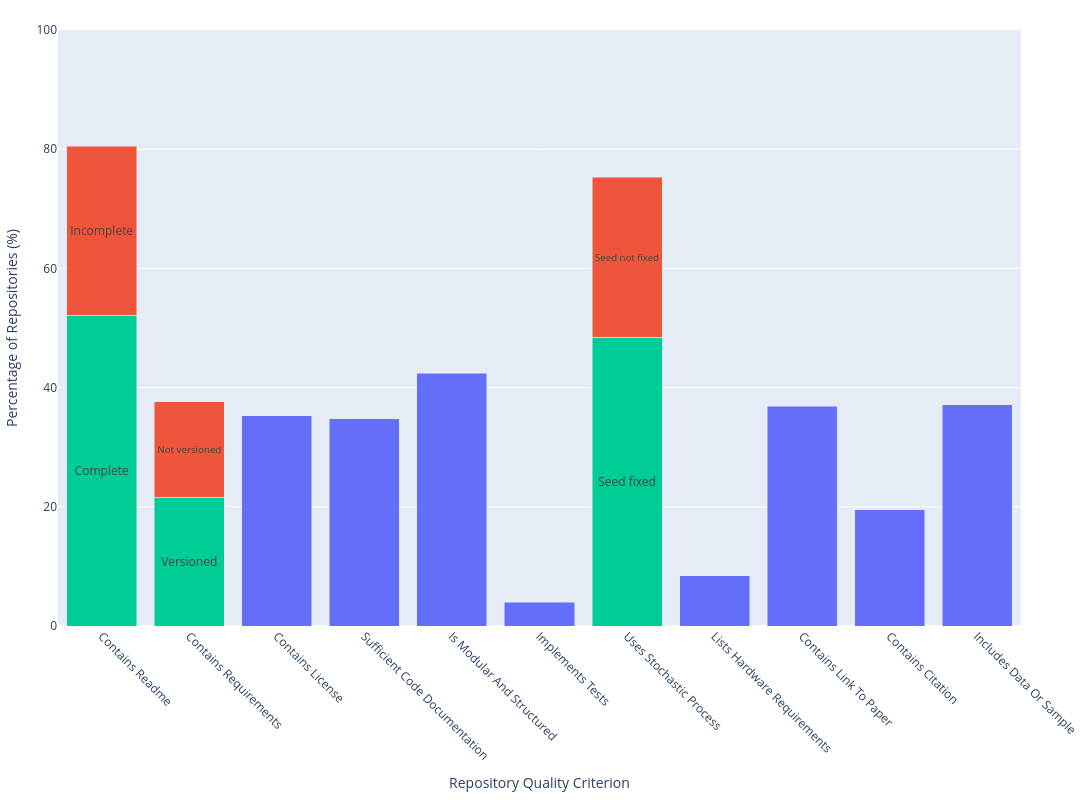

This figure's notebook cell:
### Markdown cell above
## Repository Assessment

### Code cell
import pandas as pd
import plotly.express as px

# --------------------------------------------
# Filter to evaluated repos
# --------------------------------------------
df = df_repo_assessment[df_repo_assessment["repo_status"] == RepoStatus.OK].copy()

# ------------------------------------------------------------
# 1. Define repo-quality boolean columns
# ------------------------------------------------------------
base_cols = [
    "contains_license",
    "sufficient_code_documentation",
    "is_modular_and_structured",
    "implements_tests",
    "fixes_seed_if_stochastic",
    "lists_hardware_requirements",
    "contains_link_to_paper",
    "contains_citation",
    "includes_data_or_sample",
]

# Only keep columns that actually exist
base_cols = [c for c in base_cols if c in df.columns]

# Global denominator: evaluated repositories
N = len(df)
if N == 0:
    raise ValueError("No repositories after filtering to RepoStatus.OK")

# ------------------------------------------------------------
# 2. Build plotting rows
# ------------------------------------------------------------
plot_rows = []

# ------------------------------------------------------------
# README conditional bar
# ------------------------------------------------------------
if "contains_readme" in df.columns and "readme_purpose_and_outputs" in df.columns:
    readme_present = df["contains_readme"] == True

    readme_complete = readme_present & (df["readme_purpose_and_outputs"] == True)
    readme_incomplete = readme_present & (df["readme_purpose_and_outputs"] == False)

    plot_rows.extend([
        {
            "criterion": "contains_readme",
            "value": 100 * readme_complete.sum() / N,
            "segment": "Complete README",
            "text": "Complete",
        },
        {
            "criterion": "contains_readme",
            "value": 100 * readme_incomplete.sum() / N,
            "segment": "Incomplete README",
            "text": "Incomplete",
        },
    ])

# ------------------------------------------------------------
# Requirements conditional bar
# ------------------------------------------------------------
if "contains_requirements" in df.columns and "requirements_dependency_versions" in df.columns:
    req_present = df["contains_requirements"] == True

    req_complete = req_present & (df["requirements_dependency_versions"] == True)
    req_incomplete = req_present & (df["requirements_dependency_versions"] == False)

    plot_rows.extend([
        {
            "criterion": "contains_requirements",
            "value": 100 * req_complete.sum() / N,
            "segment": "Versioned dependencies",
            "text": "Versioned",
        },
        {
            "criterion": "contains_requirements",
            "value": 100 * req_incomplete.sum() / N,
            "segment": "Incomplete dependencies",
            "text": "Not versioned",
        },
    ])

# ------------------------------------------------------------
# Regular criteria
# ------------------------------------------------------------
for col in base_cols:
    if col == "fixes_seed_if_stochastic":
        # Seed fixed vs not fixed, among all repos (global denominator N)
        fixes_seed = df["fixes_seed_if_stochastic"] == True
        not_fix_seed = df["fixes_seed_if_stochastic"] == False

        plot_rows.extend([
            {
                "criterion": "Uses stochastic process",
                "value": 100 * fixes_seed.sum() / N,
                "segment": "Seed fixed",
                "text": "Seed fixed",
            },
            {
                "criterion": "Uses stochastic process",
                "value": 100 * not_fix_seed.sum() / N,
                "segment": "Seed not fixed",
                "text": "Seed not fixed",
            },
        ])
        continue

    # Skip if never evaluated
    evaluated = df[col].notna().sum()
    if evaluated == 0:
        continue

    # NOTE: denominator is N (global), consistent with your original code
    pct_true = 100 * df.loc[df[col].notna(), col].astype(bool).sum() / N

    plot_rows.append({
        "criterion": col,
        "value": pct_true,
        "segment": "True",
        "text": "",
    })

plot_df = pd.DataFrame(plot_rows)

# ------------------------------------------------------------
# 2b. Explicit x-axis order (the key fix)
# ------------------------------------------------------------
criterion_order = []

# Put these first if they exist in plot_df
if (plot_df["criterion"] == "contains_readme").any():
    criterion_order.append("contains_readme")
if (plot_df["criterion"] == "contains_requirements").any():
    criterion_order.append("contains_requirements")

# Then follow your base_cols order, mapping the seed criterion label
for c in base_cols:
    if c == "fixes_seed_if_stochastic":
        label = "Uses stochastic process"
    else:
        label = c
    if (plot_df["criterion"] == label).any() and label not in criterion_order:
        criterion_order.append(label)

# Force categorical ordering (prevents Plotly from appending late-seen categories)
plot_df["criterion"] = pd.Categorical(
    plot_df["criterion"], categories=criterion_order, ordered=True
)

# ------------------------------------------------------------
# 3. Plot
# ------------------------------------------------------------
fig = px.bar(
    plot_df,
    x="criterion",
    y="value",
    color="segment",
    text="text",
    category_orders={"criterion": criterion_order},  # <- robust ordering
    labels={
        "criterion": "Repository Quality Criterion",
        "value": "Percentage of Repositories (%)",
    },
    color_discrete_map={
        "True": "#636EFA",
        "Incomplete README": "#EF553B",
        "Complete README": "#00CC96",
        "Incomplete dependencies": "#EF553B",
        "Versioned dependencies": "#00CC96",
        "Seed not fixed": "#EF553B",
        "Seed fixed": "#00CC96",
    },
)

pretty = lambda s: s.replace("_", " ").title()

fig.update_xaxes(
    categoryorder="array",
    categoryarray=criterion_order,
    tickvals=criterion_order,
    ticktext=[pretty(c) for c in criterion_order],
    tickangle=45,
)

fig.update_traces(
    textposition="inside",
    insidetextanchor="middle",
    textangle=0,
)

fig.update_layout(
    barmode="stack",
    width=1100,
    height=800,
    showlegend=False,
    yaxis_range=[0, 100],
    margin=dict(l=20, r=20, t=30, b=20),
)

fig.show()
fig.write_image("../figures/figure5_repo_practices.png", scale=3)  # scale controls sharpness

### Figure 1 — Plotly figure (JSON) as saved in the notebook; plotly's stock layout.template omitted (floating-point values rounded to 4 significant figures)
{"data": [{"hovertemplate": "segment=Complete README<br>Repository Quality Criterion=%{x}<br>Percentage of Repositories (%)=%{y}<br>text=%{text}<extra></extra>", "insidetextanchor": "middle", "legendgroup": "Complete README", "marker": {"color": "#00CC96", "pattern": {"shape": ""}}, "name": "Complete README", "orientation": "v", "showlegend": true, "text": ["Complete"], "textangle": 0, "textposition": "inside", "type": "bar", "x": ["contains_readme"], "xaxis": "x", "y": [52.11], "yaxis": "y"}, {"hovertemplate": "segment=Incomplete README<br>Repository Quality Criterion=%{x}<br>Percentage of Repositories (%)=%{y}<br>text=%{text}<extra></extra>", "insidetextanchor": "middle", "legendgroup": "Incomplete README", "marker": {"color": "#EF553B", "pattern": {"shape": ""}}, "name": "Incomplete README", "orientation": "v", "showlegend": true, "text": ["Incomplete"], "textangle": 0, "textposition": "inside", "type": "bar", "x": ["contains_readme"], "xaxis": "x", "y": [28.42], "yaxis": "y"}, {"hovertemplate": "segment=Versioned dependencies<br>Repository Quality Criterion=%{x}<br>Percentage of Repositories (%)=%{y}<br>text=%{text}<extra></extra>", "insidetextanchor": "middle", "legendgroup": "Versioned dependencies", "marker": {"color": "#00CC96", "pattern": {"shape": ""}}, "name": "Versioned dependencies", "orientation": "v", "showlegend": true, "text": ["Versioned"], "textangle": 0, "textposition": "inside", "type": "bar", "x": ["contains_requirements"], "xaxis": "x", "y": [21.58], "yaxis": "y"}, {"hovertemplate": "segment=Incomplete dependencies<br>Repository Quality Criterion=%{x}<br>Percentage of Repositories (%)=%{y}<br>text=%{text}<extra></extra>", "insidetextanchor": "middle", "legendgroup": "Incomplete dependencies", "marker": {"color": "#EF553B", "pattern": {"shape": ""}}, "name": "Incomplete dependencies", "orientation": "v", "showlegend": true, "text": ["Not versioned"], "textangle": 0, "textposition": "inside", "type": "bar", "x": ["contains_requirements"], "xaxis": "x", "y": [16.05], "yaxis": "y"}, {"hovertemplate": "segment=True<br>Repository Quality Criterion=%{x}<br>Percentage of Repositories (%)=%{y}<br>text=%{text}<extra></extra>", "insidetextanchor": "middle", "legendgroup": "True", "marker": {"color": "#636EFA", "pattern": {"shape": ""}}, "name": "True", "orientation": "v", "showlegend": true, "text": ["", "", "", "", "", "", "", ""], "textangle": 0, "textposition": "inside", "type": "bar", "x": ["contains_license", "sufficient_code_documentation", "is_modular_and_structured", "implements_tests", "lists_hardware_requirements", "contains_link_to_paper", "contains_citation", "includes_data_or_sample"], "xaxis": "x", "y": [35.26, 34.74, 42.37, 3.947, 8.421, 36.84, 19.47, 37.11], "yaxis": "y"}, {"hovertemplate": "segment=Seed fixed<br>Repository Quality Criterion=%{x}<br>Percentage of Repositories (%)=%{y}<br>text=%{text}<extra></extra>", "insidetextanchor": "middle", "legendgroup": "Seed fixed", "marker": {"color": "#00CC96", "pattern": {"shape": ""}}, "name": "Seed fixed", "orientation": "v", "showlegend": true, "text": ["Seed fixed"], "textangle": 0, "textposition": "inside", "type": "bar", "x": ["Uses stochastic process"], "xaxis": "x", "y": [48.42], "yaxis": "y"}, {"hovertemplate": "segment=Seed not fixed<br>Repository Quality Criterion=%{x}<br>Percentage of Repositories (%)=%{y}<br>text=%{text}<extra></extra>", "insidetextanchor": "middle", "legendgroup": "Seed not fixed", "marker": {"color": "#EF553B", "pattern": {"shape": ""}}, "name": "Seed not fixed", "orientation": "v", "showlegend": true, "text": ["Seed not fixed"], "textangle": 0, "textposition": "inside", "type": "bar", "x": ["Uses stochastic process"], "xaxis": "x", "y": [26.84], "yaxis": "y"}], "layout": {"barmode": "stack", "height": 800, "legend": {"title": {"text": "segment"}, "tracegroupgap": 0}, "margin": {"b": 20, "l": 20, "r": 20, "t": 30}, "showlegend": false, "width": 1100, "xaxis": {"anchor": "y", "categoryarray": ["contains_readme", "contains_requirements", "contains_license", "sufficient_code_documentation", "is_modular_and_structured", "implements_tests", "Uses stochastic process", "lists_hardware_requirements", "contains_link_to_paper", "contains_citation", "includes_data_or_sample"], "categoryorder": "array", "domain": [0, 1], "tickangle": 45, "ticktext": ["Contains Readme", "Contains Requirements", "Contains License", "Sufficient Code Documentation", "Is Modular And Structured", "Implements Tests", "Uses Stochastic Process", "Lists Hardware Requirements", "Contains Link To Paper", "Contains Citation", "Includes Data Or Sample"], "tickvals": ["contains_readme", "contains_requirements", "contains_license", "sufficient_code_documentation", "is_modular_and_structured", "implements_tests", "Uses stochastic process", "lists_hardware_requirements", "contains_link_to_paper", "contains_citation", "includes_data_or_sample"], "title": {"text": "Repository Quality Criterion"}}, "yaxis": {"anchor": "x", "domain": [0, 1], "range": [0, 100], "title": {"text": "Percentage of Repositories (%)"}}}}
